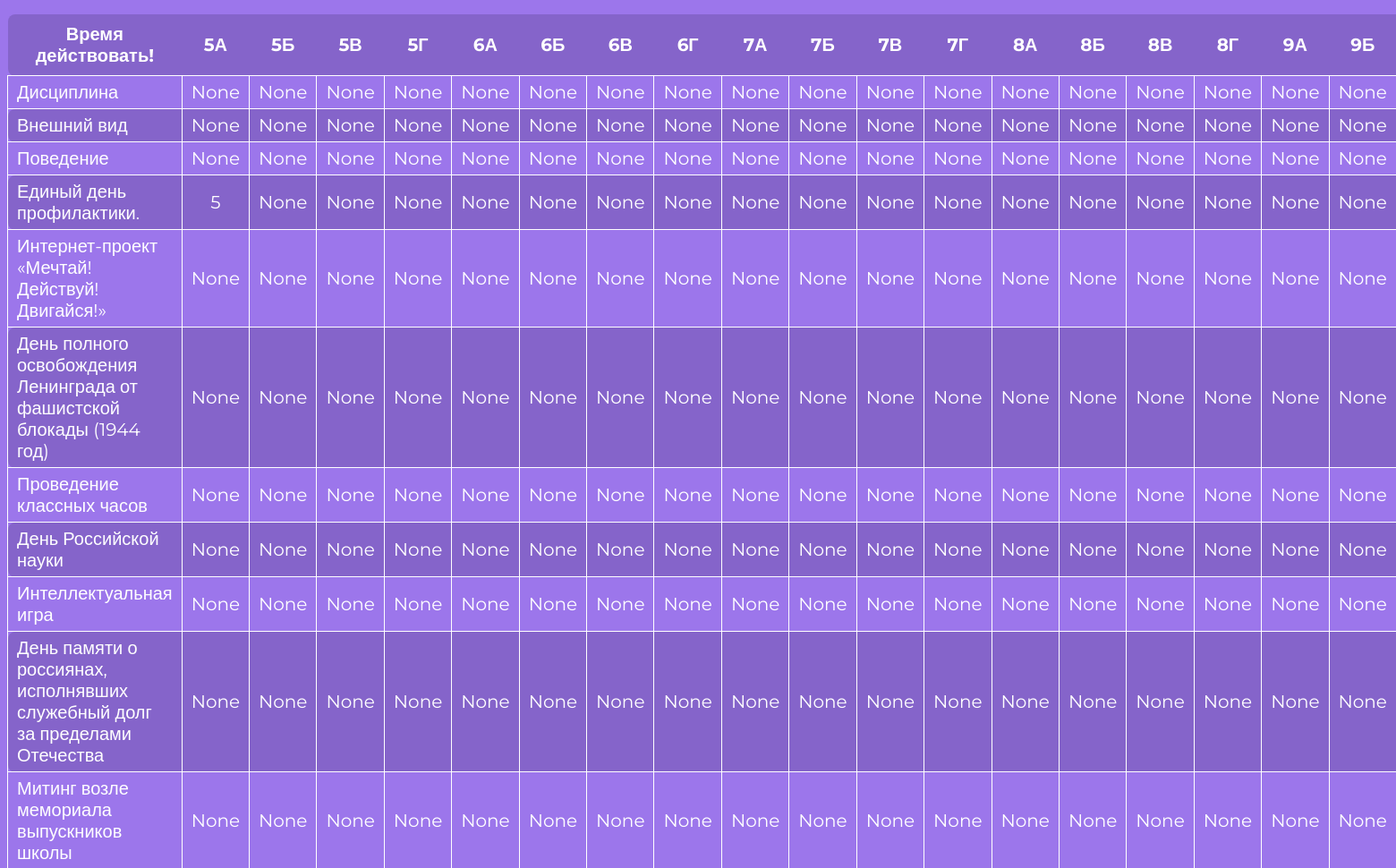
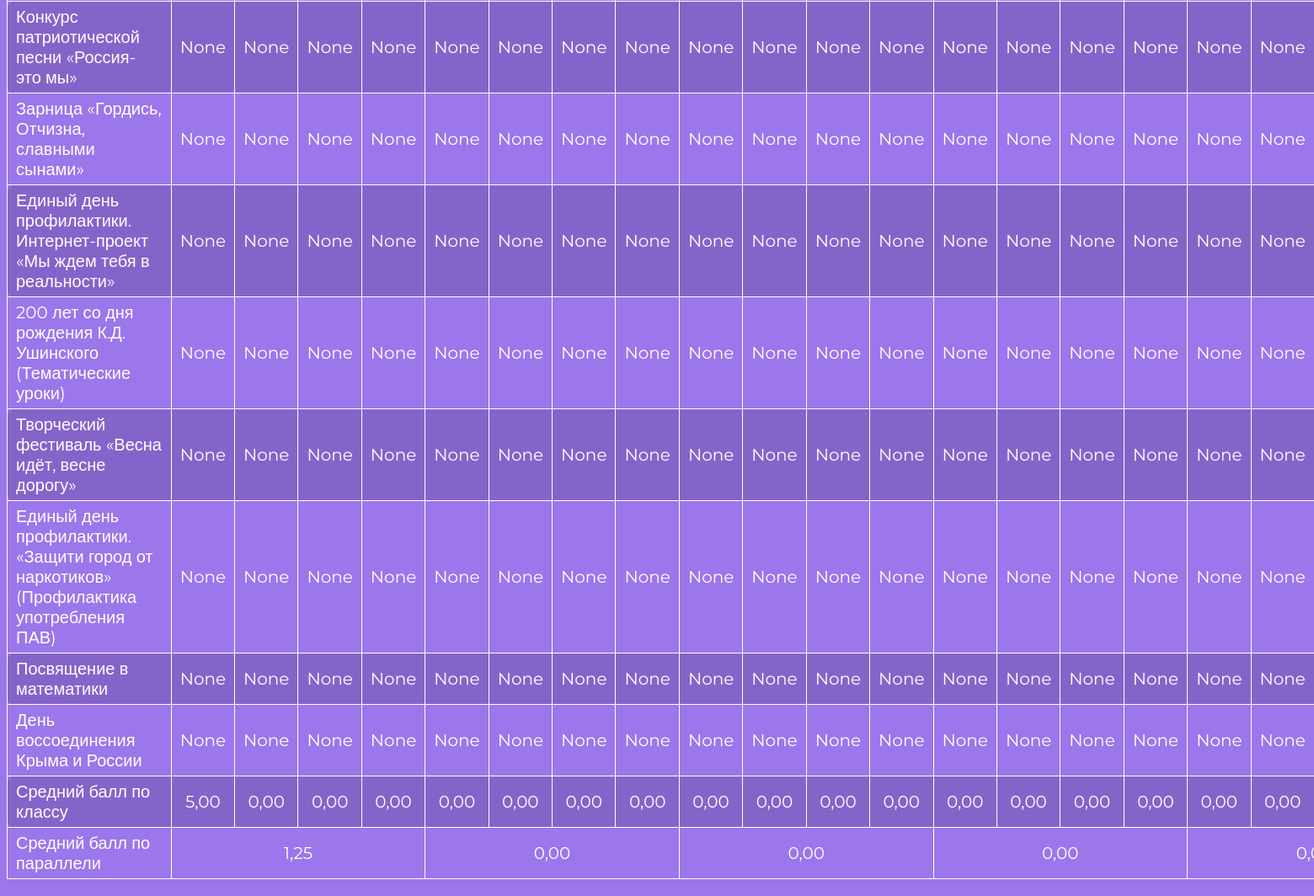
/high/, run on an earlier commit of the app's database (2 pictures, top to bottom).
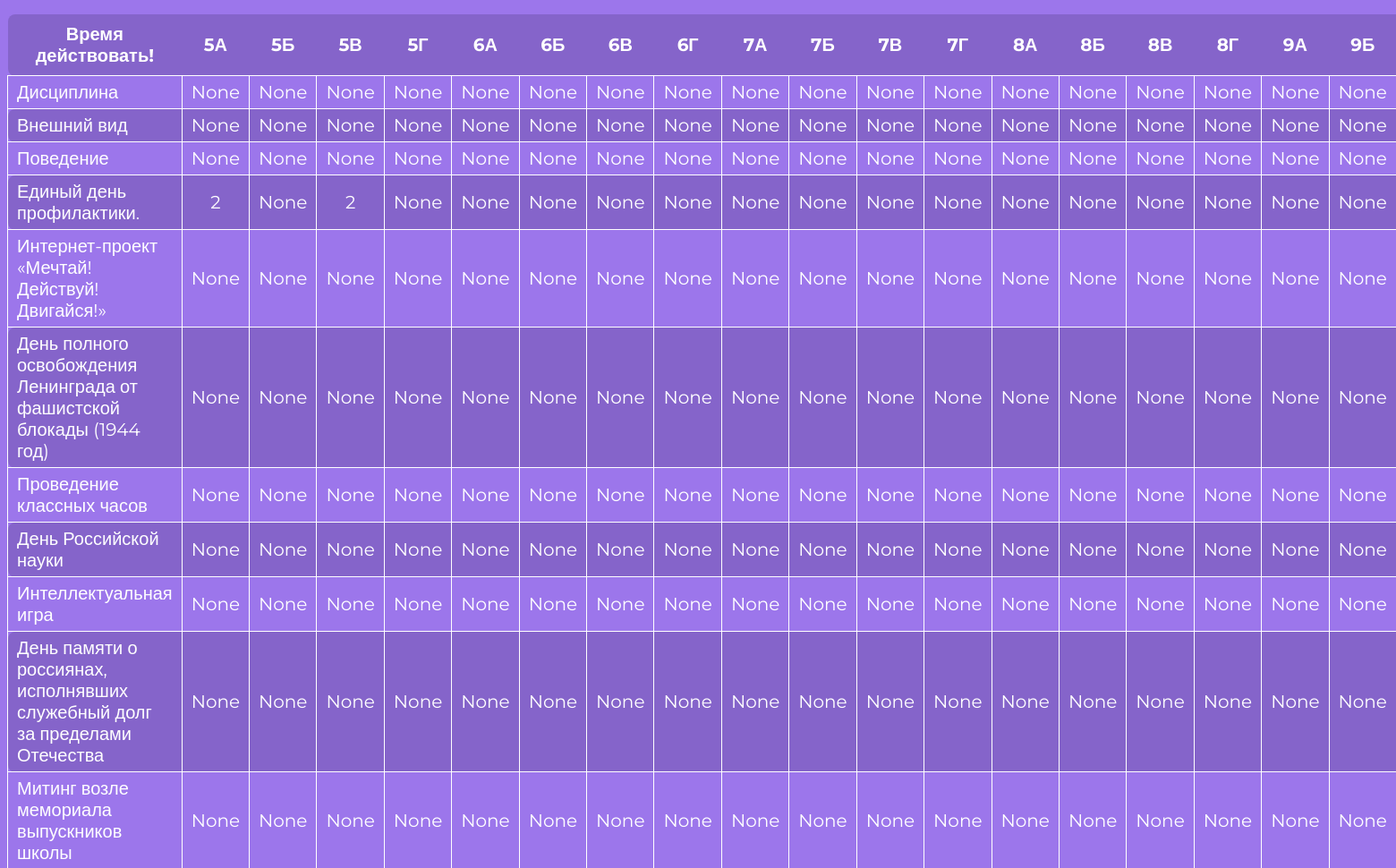
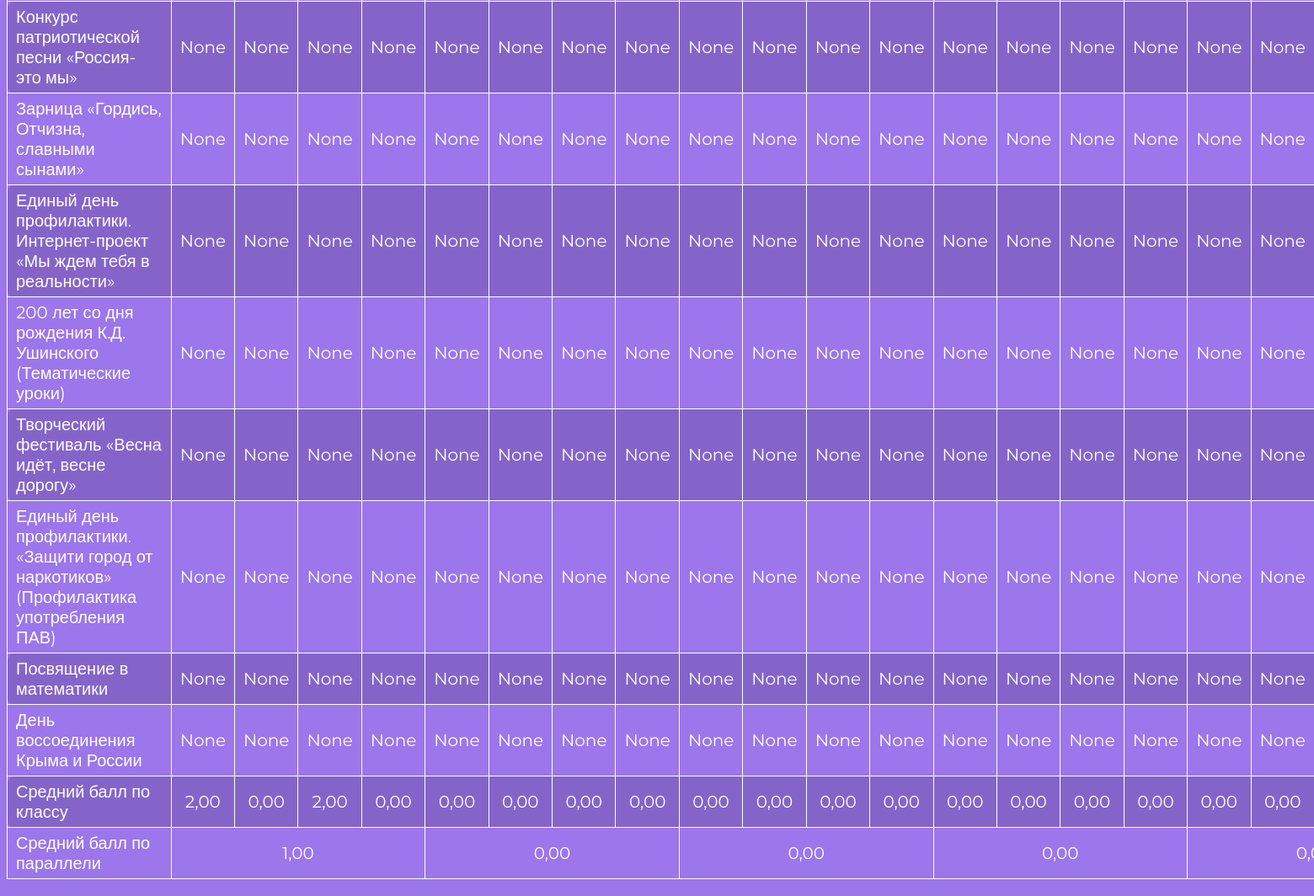
And on a later commit of the database (2 pictures, top to bottom).
### score/models.py (models this page shows, shortened)
class Score(models.Model):
    schoolclass = models.ForeignKey(SchoolClass, on_delete=models.CASCADE, verbose_name='Класс')
    event = models.ForeignKey(Event, on_delete=models.CASCADE, verbose_name='Мероприятие')
    create_date = models.DateTimeField(verbose_name='Дата оценки', auto_now_add=True, null=True)
    rating = models.PositiveIntegerField(
        validators=[
            MinValueValidator(1, message='Оценка должна быть не менее 1.'),
            MaxValueValidator(5, message='Оценка должна быть не более 5.')
        ],
        blank=True, null=True,
        verbose_name='Оценка'
    )

class SchoolClass(models.Model):
    class_number = models.IntegerField(
        validators=[
            MinValueValidator(1, message='Номер класса должен быть не менее 1.'),
            MaxValueValidator(11, message='Номер класса должен быть не более 11.')
        ],
        verbose_name='Номер класса'
    )
    class_letter = models.CharField(
        max_length=1,
        validators=[
            RegexValidator(
                regex='^[А-Я]$',
                message='Введите одну кириллическую букву.',
                code='invalid_class_letter'
            )
        ],
        verbose_name='Буква класса'
    )
    def __str__(self):
        return f"{self.class_number}{self.class_letter}"

### score/views.py (the view)
# urls.py: path('high/', views.HighSchoolView, name='high'),
def HighSchoolView(request):
    school_classes = SchoolClass.objects.filter(class_number__gte=5, class_number__lte=11).order_by('class_number', 'class_letter')
    events = Event.objects.all().filter(is_visible=True).order_by('is_below', 'date',)
    score_matrix = []
    for event in events:
        row = {'event': event, 'scores': []}
        for school_class in school_classes:
            score = Score.objects.filter(event=event, schoolclass=school_class).first()
            row['scores'].append(score)
        score_matrix.append(row)
    average_scores = {}
    for school_class in school_classes:
        average_score = Score.objects.filter(schoolclass=school_class).aggregate(Avg('rating'))['rating__avg']
        average_scores[school_class] = average_score if average_score is not None else 0
    average_scores_by_number = {}
    for school_class in school_classes:
        class_number = school_class.class_number
        if class_number in average_scores_by_number:
            average_scores_by_number[class_number].append(average_scores[school_class])
        else:
            average_scores_by_number[class_number] = [average_scores[school_class]]
    overall_average_scores = {}
    for class_number, scores_list in average_scores_by_number.items():
        valid_scores_list = [score for score in scores_list if score is not None]
        overall_average_scores[class_number] = {'avg_score': sum(valid_scores_list) / len(valid_scores_list) if valid_scores_list else 0,
                                                'class_count': len(scores_list)}
    context = {'score_matrix': score_matrix, 'overall_average_scores': overall_average_scores, 'average_scores': average_scores, 'school_classes': school_classes}
    return render(request, 'HighSchool.html', context)

### templates/HighSchool.html (shortened to what this page needs)
{% extends 'base.html' %}
{% block content %}
    <table>
        <thead>
            <tr>
                <th>Время действовать!</th>
                {% for school_class in school_classes %}
                            <th>{{ school_class }}</th>
                {% endfor %}
            </tr>
        </thead>
        <tbody>
            {% for row in score_matrix %}
                <tr>
                    <td class="row-start">{{ row.event.name }}</td>
                    {% for score in row.scores %}
                        {% if score and score.schoolclass.class_number >= 5 and score.schoolclass.class_number <= 11 %}
                            <td>
                                <a href="{% url 'score_update' pk=score.pk param=0 %}">{{ score.rating }}</a>
                            </td>
                        {% else %}
                            <td>-</td>
                        {% endif %}
                    {% endfor %}
                </tr>
            {% endfor %}
                <tr>
                    <td class="row-start">
                        Средний балл по классу
                    </td>
                    {% for school_class, avg_score in average_scores.items %}
                        {% if school_class.class_number >= 5 and school_class.class_number <= 11 %}
                            <td>
                                {{ avg_score|floatformat:"2"  }}
                            </td>
                        {% endif %}
                    {% endfor %}
                </tr>
                <tr>
                    <td  class="row-start">
                        Средний балл по параллели
                    </td>
                    {% for class_number, data in overall_average_scores.items%}
                        {% if class_number >= 5 %}
                            <td colspan="{{ data.class_count }}">
                                {{ data.avg_score|floatformat:"2" }}
                            </td>
                        {% endif %}
                    {% endfor %}
                </tr>
        </tbody>
    </table>
{% endblock content %}

What changed in the data, as far as the page shows it:
computed for SchoolClass (number 1 of 18 on the later page): avg_score "5,00" → "2,00"
computed for SchoolClass (number 3 of 18 on the later page): avg_score "0,00" → "2,00"
changed Score (number 55 of 342 on the later page): rating "5" → "2"
changed Score (number 57 of 342 on the later page): rating "None" → "2"
Also different on the page:
new list line: "1,00"
list line gone: "1,25"
